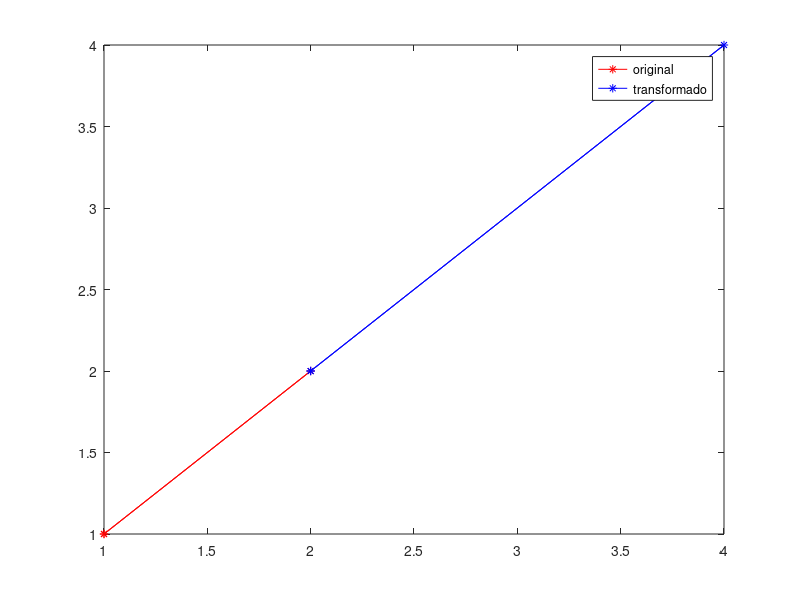

Here is the MATLAB script that generated this plot:
function retval = qst1Escalar()
	
	function pontosTransformados = transfEscalar(pontos, matriz)
    	pontosTransformados = pontos * matriz
	endfunction
  
  pontos = [1 1; 2 2]
  matriz = [2 0; 0 2]
  
	pontos(length(pontos) + 1, :) = [pontos(1, 1) pontos(1, 2)]
	pontosTransformados = transfEscalar(pontos, matriz)
	plot(pontos(:, 1), pontos(:, 2), '-r*', 
		pontosTransformados(:, 1), pontosTransformados(:, 2), '-b*'
    )
   legend("original", "transformado") 
endfunction